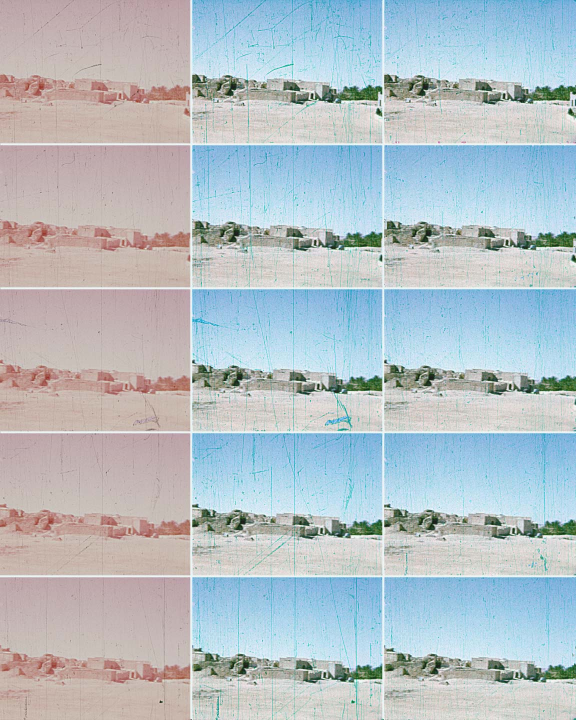
%> input picture film1_big.jpg, 1152 x 1440 px (shown at 1/2 size)
$ octave Cropping_Images_run_once.m   (GNU Octave 9; MATLAB toolbox functions it lacks are replaced by stand-ins)
%> lines starting %> are read from the running program, lines starting %| are printed output that depends on the picture
%LOADING FILE

%Load the full image
full_image = imread("film1_big.jpg");
%> full_image is the input picture: size 1440x1152x3 uint8; mean R, G, B 180.5, 191.4, 197.4

%Crop the images
% (first middle)
image1 = full_image(1:287, 385:765, :);
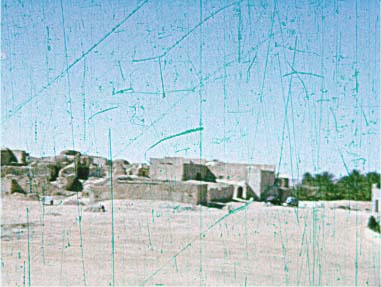
%> image1: size 287x381x3 uint8; mean R, G, B 171.6, 197.8, 208.4
% (second middle)
image2 = full_image(291:575, 385:765, :);
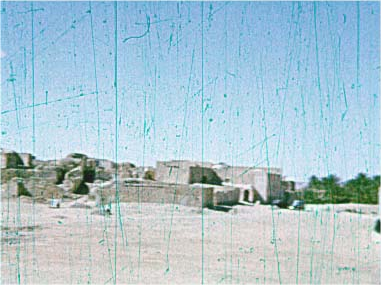
%> image2: size 285x381x3 uint8; mean R, G, B 171.7, 197.9, 209.5
% (third middle)
image3 = full_image(579:864, 385:765, :);
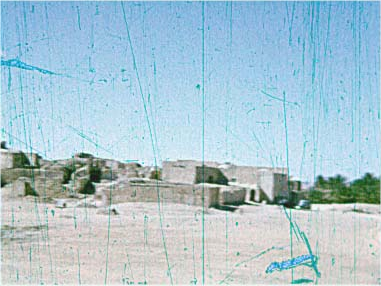
%> image3: size 286x381x3 uint8; mean R, G, B 171, 198.2, 209.9
% (fourth middle)
image4 = full_image(868:1151, 385:765, :);
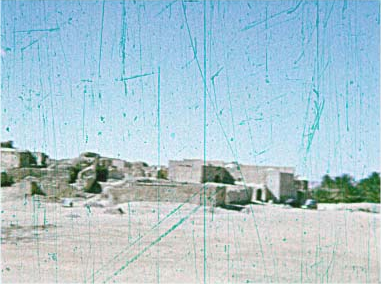
%> image4: size 284x381x3 uint8; mean R, G, B 171.7, 199.4, 210.1
% (fifth middle)
image5 = full_image(1155:1439, 385:765, :);
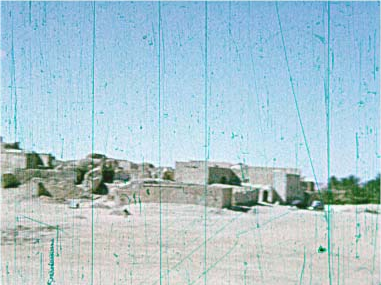
%> image5: size 285x381x3 uint8; mean R, G, B 171.2, 199.1, 209.4

%SAVE THE IMAGES
imwrite(image1, 'middleimage1.jpg');
imwrite(image2, 'middleimage2.jpg');
imwrite(image3, 'middleimage3.jpg');
imwrite(image4, 'middleimage4.jpg');
imwrite(image5, 'middleimage5.jpg');
